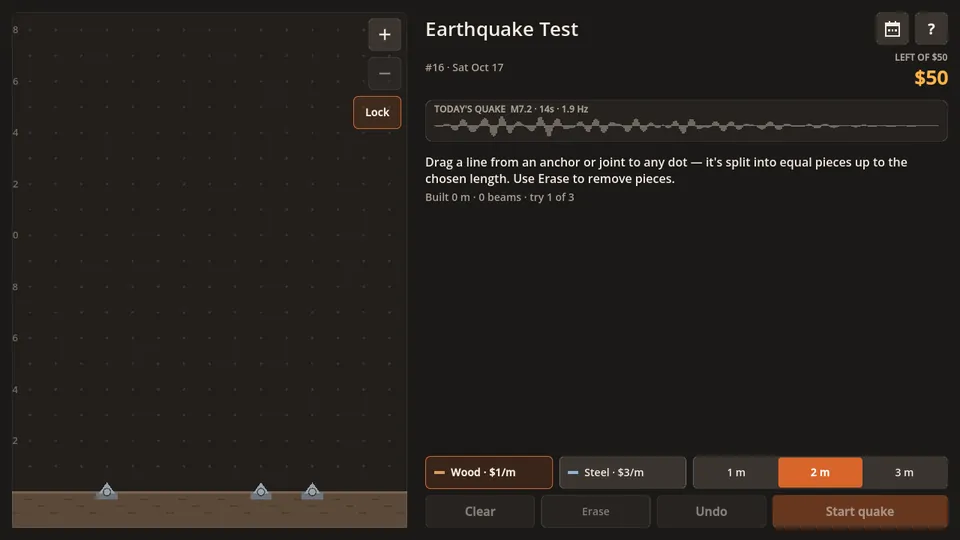
#> input picture games/Daily/earthquake-test/homepage/thumbnail.webp, 960 x 540 px
$ python thumb.py ../games/Daily/earthquake-test/homepage/thumbnail.webp
#> lines starting #> are read from the running program, lines starting #| are printed output that depends on the picture
#!/usr/bin/env python3
"""Print small JPEG thumbnails as base64 log lines (artifacts aren't reachable from the agent)."""
import base64, io, sys
from PIL import Image
for f in sys.argv[1:]:
    im = Image.open(f).convert("RGB"); im.thumbnail((240, 520))
#> further down, im is the input picture: PIL image 960x540 RGB; mean R, G, B 37.8, 33.2, 29.5
#> after `im.thumbnail((240, 520))`:
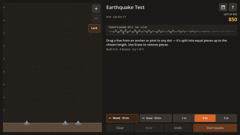
#> im: PIL image 240x135 RGB; mean R, G, B 37.8, 33.2, 29.6
    b = io.BytesIO(); im.save(b, "JPEG", quality=60)
    print(f"THUMB {f} {base64.b64encode(b.getvalue()).decode()}")
